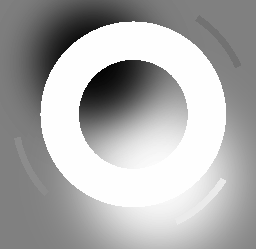
#> input picture p1/circles1.png, 256 x 249 px
$ python bordes.py
#> lines starting #> are read from the running program, lines starting #| are printed output that depends on the picture; after the words box and inside, x2 and y2 are one past the last pixel; in counts of white or black regions, pixels touching at a corner belong together
### p1/histograms.py
import numpy as np
import cv2
import sys, math
from PIL import Image
from typing import Tuple, List
import matplotlib.pyplot as mpl
from skimage import io, img_as_float
from skimage import exposure
import os


imin = 0.0
imax = 255.0

#Alteracion rango dinamico
# [13 lines left out: function adjustIntensity, not called in this run]


def equalizeIntensity(inImage, nBins=256):
    # Calcula el histograma y los centros de los bins
    hist, bin_centers = exposure.histogram(inImage, nBins)

    # Calcula la función de distribución acumulada (CDF)
    cdf = hist.cumsum()  # Función de distribución acumulada
    cdf = cdf / float(cdf[-1])  # Normalización

    # Interpola linealmente los valores de entrada utilizando los centros de los bins y la CDF
    out = np.interp(inImage.flat, bin_centers, cdf)

    # Devuelve la salida reconfigurada a la forma original de la imagen de entrada
    return out.reshape(inImage.shape)


#Testeo


inImage=cv2.imread('circles1.png')
#> inImage is the input picture: shape (249, 256, 3); min 4, max 254, mean 171.6


# [20 lines of commented-out code are left out]
inImage = cv2.imread('eq0.png',cv2.IMREAD_GRAYSCALE)
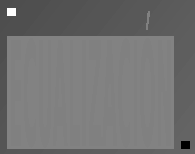
#> input picture p1/eq0.png, 195 x 154 px
#> inImage is the input picture: shape (154, 195); min 0, max 254, mean 114.1
outImage2 = equalizeIntensity(inImage)
#> in equalizeIntensity, `hist, bin_centers = exposure.histogram(inImage, nBins)`: hist = 255 values, max 10414 at index 130, min 0 at index 1, mean 117.8; bin_centers = 255 values from 0 to 254
#> in equalizeIntensity, `cdf = hist.cumsum()`: cdf = 255 values from 72 to 30030
#> in equalizeIntensity, `cdf = cdf / float(cdf[-1])`: cdf = 255 values from 0.0024 to 1
#> in equalizeIntensity, `return out.reshape(inImage.shape)`:
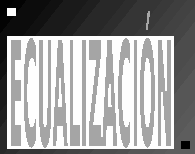
#> returned value: shape (154, 195) float64; min 0.0024, max 1, mean 0.605
io.imsave("./resultados/Equalize.png", outImage2)

(hist, _) = np.histogram(inImage, 256)
#> hist = 256 values, max 10414 at index 131, min 0 at index 1, mean 117.3
(histOut, _) = np.histogram(outImage2, 256)
#> histOut = 256 values, max 10486 at index 255, min 0 at index 2, mean 117.3
mpl.subplot(1, 2, 1)
mpl.plot(hist)
mpl.subplot(1, 2, 2)
mpl.plot(histOut)
mpl.show()
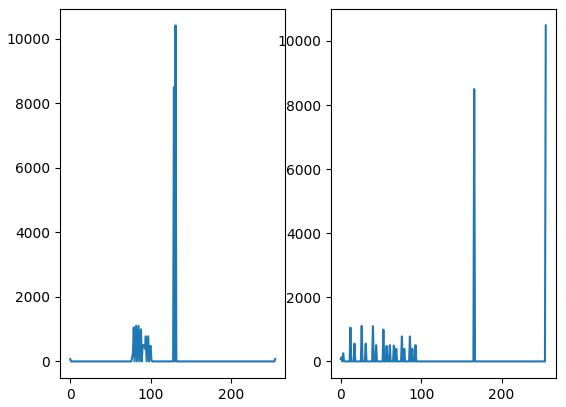
#> figure drawn by matplotlib, 2 panels; panel 1: curve peaks at x = 131, y = 10414; panel 2: curve peaks at x = 255, y = 10486


cv2.waitKey(0)

### p1/filters.py

import numpy as np
import cv2
import sys, math
from PIL import Image
from typing import Tuple, List
import matplotlib.pyplot as plt
from skimage import io, img_as_float
from histograms import *

def filterImage(inImage, kernel):

    M = inImage.shape[0]  # Obtener el número de filas de la imagen
    N = inImage.shape[1]  # Obtener el número de columnas de la imagen

    if kernel.ndim == 1:
        kernel_height = kernel.shape[0]  # Obtener la altura del kernel
        kernel_width = 1  # La anchura del kernel es 1 para un kernel unidimensional
    else:
        kernel_height = kernel.shape[0]  # Obtener la altura del kernel
        kernel_width = kernel.shape[1]  # Obtener la anchura del kernel

    outImage = np.zeros(inImage.shape)  # Crear una matriz de salida con las mismas dimensiones que la imagen de entrada

    height = (kernel_height - 1) // 2  # Calcular el desplazamiento vertical necesario para aplicar el kernel
    width = (kernel_width - 1) // 2  # Calcular el desplazamiento horizontal necesario para aplicar el kernel

    image = np.zeros((M + (2 * height), N + (2 * width)))  # Crear una imagen con relleno

    # Copiar la imagen original en la imagen con relleno
    image[height:image.shape[0] - height, width:image.shape[1] - width] = inImage

    for row in range(M):
        for col in range(N):
            # Realizar la convolución del kernel con la sección correspondiente de la imagen con relleno
            outImage[row, col] = np.sum(kernel * image[row:row + kernel_height, col:col + kernel_width])

    return outImage


def createDelta(dims: Tuple[int, int] = (256, 256)) -> np.ndarray :
    blk = np.zeros(dims)

    blk[int(dims[0]/2), int(dims[1]/2)] = 1

    return blk


# [71 lines left out: functions gaussKernel1D, gaussianFilter, medianFilter, highBoost, not called in this run]


#filter_image example
delta = createDelta()
io.imsave("./resultados/delta.png", delta)


# [72 lines of commented-out code are left out]


cv2.waitKey(0)

### p1/bordes.py

import numpy as np
import cv2
import sys, math
from PIL import Image
from typing import Tuple, List
import matplotlib.pyplot as mpl
from skimage import io, img_as_float, img_as_ubyte
from filters import *


#Aviso: en cada sitio que busco los valores de los arrays son distintos,en caso de duda cambiar los valores
def robertsOP():
    return np.array([[-1,0],[0,1]]),np.array([[0,-1],[1,0]])

def centralOP():
    return np.array([[-1,0,1]]),np.array([[-1],[0],[1]])

def prewittOP():
    return np.array([[-1,0,1],[-1,0,1],[-1,0,1]]),np.array([[-1,-1,-1],[0,0,0],[1,1,1]])

def sobelOP():
    return np.array([[-1,0,1],[-2,0,2],[-1,0,1]]),np.array([[-1,-2,-1],[0,0,0],[1,2,1]])


def gradientImage(inImage, operator):
    if operator == 'Roberts':
        x, y = robertsOP()
    elif operator == 'CentralDiff':
        x, y = centralOP()
    elif operator == 'Sobel':
        x, y = sobelOP()
    elif operator == 'Prewitt':
        x, y = prewittOP()
    else:
        return print("Inexistente")

    gx = filterImage(inImage, x)
    gy = filterImage(inImage, y)

    return gx, gy


# [76 lines left out: function edgeCanny, not called in this run]


inImage=cv2.imread('image0.png')
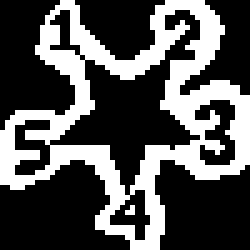
#> input picture p1/image0.png, 50 x 50 px (shown 5 times larger)
#> inImage is the input picture: shape (50, 50, 3); 33% white; 2 white regions (1 under 20 px), largest, box (x1, y1, x2, y2) and area: (0, 0, 50, 50) 823
inImage=cv2.cvtColor(inImage,cv2.COLOR_BGR2GRAY)
ope = "CentralDiff"
[outX, outY] = gradientImage(inImage, ope)
#> in filterImage, `image[height:image.shape[0] - height, width:image.shape[1] - width] = ..`: image: shape (50, 52) float64; 31.8% white; 2 white regions (1 under 20 px), largest, box (x1, y1, x2, y2) and area: (1, 0, 51, 50) 823
#> after the loop in filterImage, `for row in range(M):`:
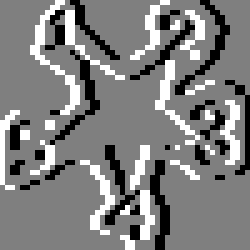
#> outImage: shape (50, 50) float64 (shown 5 times larger); min -255, max 255, mean 0.3; drawn with min black and max white
#> in filterImage (call 2), `image[height:image.shape[0] - height, width:image.shape[1] - width] = ..`:
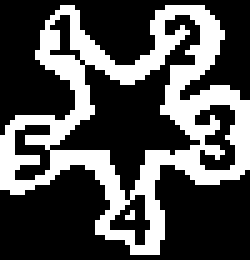
#> image: shape (52, 50) float64 (shown 5 times larger); 31.8% white; 2 white regions (1 under 20 px), largest, box (x1, y1, x2, y2) and area: (0, 1, 50, 51) 823
#> after the loop in filterImage (call 2), `for row in range(M):`:
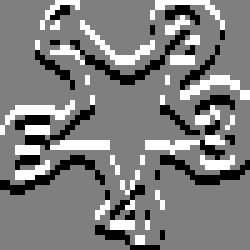
#> outImage: shape (50, 50) float64 (shown 5 times larger); min -255, max 255, mean -0.5; drawn with min black and max white

io.imsave(f"./resultados/res{ope}X.png", outX)
io.imsave(f"./resultados/res{ope}Y.png", outY)


# [14 lines of commented-out code are left out]


cv2.waitKey(0)
